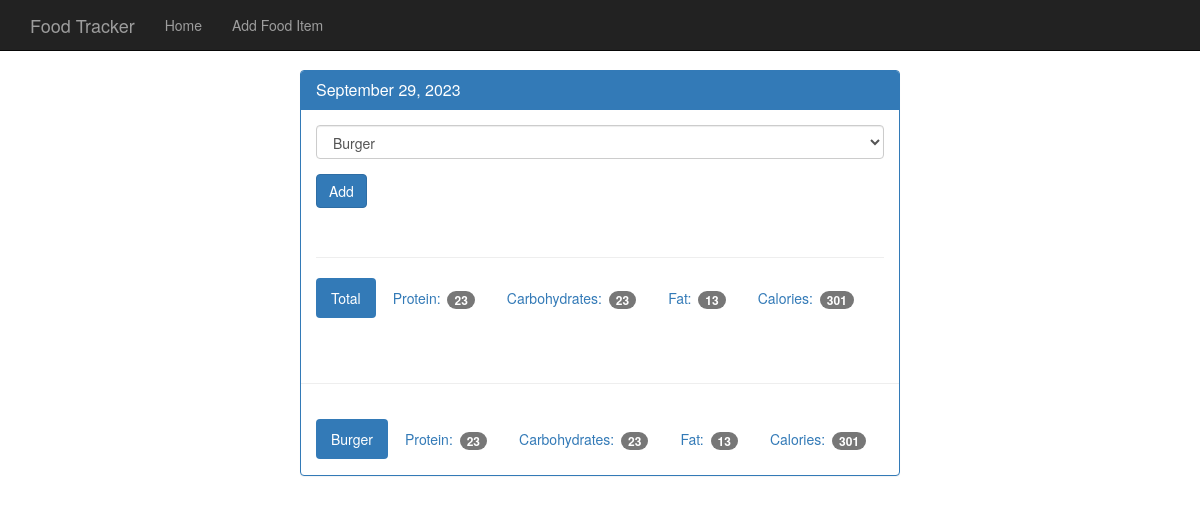
Page /view/20230929 on the committed database.
### tables this page shows
CREATE TABLE food (
    id integer primary key autoincrement,
    name text not null,
    protein integer not null,
    carbohydrates integer not null,
    fat integer not null,
    calories integer not null
);

### app.py (the view)
@app.route('/view/<date>', methods=['GET', 'POST']) #date for now is 20230901
def view(date):
    db = get_db()
    cur = db.execute('select id, entry_date from log_date where entry_date = ?', [date])
    date_result = cur.fetchone()
    if request.method == 'POST':
        db.execute('insert into food_date (food_id, log_date_id) values (?,?)', [request.form['food-select'], date_result['id']])
        db.commit()
    d = datetime.strptime(str(date_result['entry_date']), '%Y%m%d')
    pretty_date = datetime.strftime(d, '%B %d, %Y')
    food_cur = db.execute('select id, name from food')
    food_results = food_cur.fetchall()
    log_cur = db.execute('select food.name, food.protein, food.carbohydrates, food.fat, food.calories from log_date join food_date on food_date.log_date_id = log_date.id join food on food.id = food_date.food_id where log_date.entry_date = ?', [date])
    log_results = log_cur.fetchall()
    totals = {}
    totals['protein'] = 0
    totals['carbohydrates'] = 0
    totals['fat'] = 0
    totals['calories'] = 0
    for food in log_results:
        totals['protein'] += food['protein']
        totals['carbohydrates'] += food['carbohydrates']
        totals['fat'] += food['fat']
        totals['calories'] += food['calories']
    return render_template('day.html', entry_date=date_result['entry_date'], pretty_date=pretty_date, food_results=food_results, log_results=log_results, totals=totals)

### app.py (called while the page is built)
def connect_db():
    sql = sqlite3.connect('food_log.db')
    sql.row_factory = sqlite3.Row
    return sql

def get_db():
    if not hasattr(g, 'sqlite3_db'):
        g.sqlite_db = connect_db()
    return g.sqlite_db

### templates/day.html (shortened to what this page needs)
<!DOCTYPE html>
<html lang="en">
  <head>
    <link href="{{ url_for('static', filename='bootstrap.min.css')}}" rel="stylesheet">
    <link href="{{ url_for('static', filename='theme.css') }}" rel="stylesheet">
  </head>
  <body>
    <nav class="navbar navbar-inverse navbar-fixed-top">
      <div class="container">
        <div class="navbar-header">
          <a class="navbar-brand" href="{{ url_for('index') }}">Food Tracker</a>
        </div>
        <div id="navbar" class="navbar-collapse collapse">
          <ul class="nav navbar-nav">
            <li><a href="{{ url_for('index') }}">Home</a></li>
            <li><a href="{{ url_for('food') }}">Add Food Item</a></li>
          </ul>
        </div>
      </div>
    </nav>
    <div class="container theme-showcase col-sm-6 col-sm-offset-3" role="main">
      <div class="row">
        <div>
          <div class="panel panel-primary">
            <div class="panel-heading">
              <h3 class="panel-title">{{ pretty_date }}</h3>
            </div>
            <div class="panel-body">
              <form method="POST" action="{{ url_for('view', date=entry_date) }}">
                <div class="form-group">
                  <select class="form-control" name="food-select">
                    {% for food in food_results %}
                    <option value={{ food.id }}>{{ food.name }}</option>
                    {% endfor %}
                  </select>
                </div>
                <button type="submit" class="btn btn-primary">Add</button>
              </form>
              <div class="page-header"></div>
              <ul class="nav nav-pills" role="tablist">
                <li class="active"><a>Total</a></li>
                <li><a>Protein: <span class="badge">{{ totals.protein }}</span></a></li>
                <li><a>Carbohydrates: <span class="badge">{{ totals.carbohydrates }}</span></a></li>
                <li><a>Fat: <span class="badge">{{ totals.fat }}</span></a></li>
                <li><a>Calories: <span class="badge">{{ totals.calories }}</span></a></li>
              </ul>
            </div>
            <div class="page-header"></div>
            {% for food in log_results %}
            <div class="panel-body">
              <ul class="nav nav-pills" role="tablist">
                <li class="active"><a>{{ food.name }}</a></li>
                <li><a>Protein: <span class="badge">{{ food.protein }}</span></a></li>
                <li><a>Carbohydrates: <span class="badge">{{ food.carbohydrates }}</span></a></li>
                <li><a>Fat: <span class="badge">{{ food.fat }}</span></a></li>
                <li><a>Calories: <span class="badge">{{ food.calories }}</span></a></li>
              </ul>
            </div>
            {% endfor %}
          </div>
        </div>
      </div>
    </div>
  </body>
</html>

### static/theme.css (style rules this page uses)
body { padding-top: 70px; padding-bottom: 30px; }

### rows in the picture
food: name "Burger", protein "23", carbohydrates "23", fat "13", calories "301"

### other values in the picture
{{ pretty_date }} "September 29, 2023"
{{ totals.protein }} "23"
{{ totals.carbohydrates }} "23"
{{ totals.fat }} "13"
{{ totals.calories }} "301"
form field food-select "Burger"
